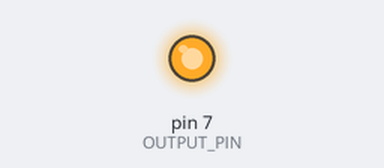
Bench run of a sketch on a simulated Arduino Uno, built with avr-gcc and run on an emulated ATmega328P. Shown: output pins drawn as LEDs (lit = HIGH).

Above: at 0.2 s.
At 4.0 s:
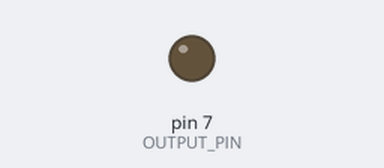
Timing chart, 0 to 6.0 s (numbered marks = the images above):
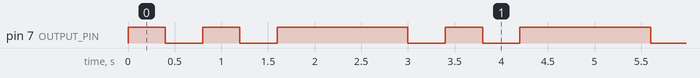

Measured:
- by itself, pin 7 (OUTPUT_PIN): repeats every 2.6 s: LOW 0.40 s, HIGH 0.40 s, LOW 0.40 s, HIGH 1.4 s
- by itself, everything shown: repeats every 2.6 s, in 4 steps

The sketch:

buzzer.ino
```cpp
const int OUTPUT_PIN = 7;

void setup() {
  pinMode(OUTPUT_PIN, OUTPUT);

}

void loop() {
 playShortBeep();  // Plays a short beep
 playShortBeep();
  playLongBeep();  // Plays a long beep
  delay(300);  // Waits for 300 milliseconds

}
void playShortBeep()
{
  digitalWrite(OUTPUT_PIN, HIGH);
  delay(400);
  digitalWrite(OUTPUT_PIN, LOW);
  delay(400);
}
// Generates a pulse of duty cycle 50%
// and period 1.4 seconds
void playLongBeep()
{
  digitalWrite(OUTPUT_PIN, HIGH);
  delay(700);
}
```
